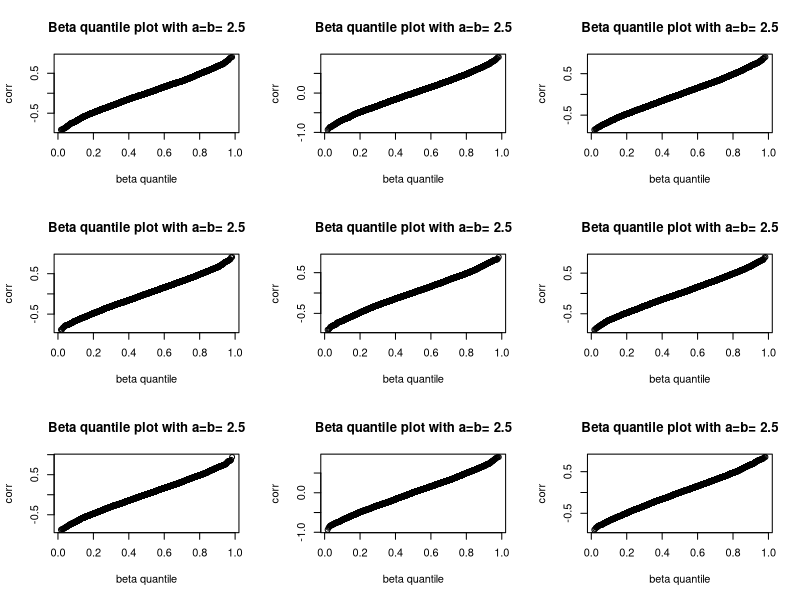

This chart was generated by the following R code: (Note: this script raises an error after producing the figure.)
# extension of onion method, using Cholesky instead of msqrt
# Lewandowski D, Kurowicka D and Joe H (2009).
# Generating random correlation matrices based on vines and extended
# Onion method. J. Multivariate Analysis, to appear.

#Ghosh, S., Henderson, S. G. (2003). Behavior of the NORTA method for 
#correlated random vector generation as the dimension increases. 
#ACM Transactions on Modeling and Computer Simulation (TOMACS)
#v 13 (3), 276-294.

# qq plot against beta(alp,alp) distribution
qqbeta=function(x,alp)
{ xs=sort(x)
  n=length(x)
  pp=(1:n)/(n+1)
  qq=qbeta(pp,alp,alp)
  plot(qq,xs,ylab="corr",xlab="beta quantile")
  title(paste("Beta quantile plot with a=b=",alp))
  0
}


# input d>=2, eta>0 (eta=1 for uniform)
# output correlation matrix rr[][], density proportional to
#   det(R)^{eta-1}
rcoronion<-function(d,eta=1)
{ 
  d<-as.integer(d)
  if(d<=0 || !is.integer(d))
  { stop("The dimension 'd' should be a positive integer!\n") }
  if(eta<=0)
  { stop("'eta' should be positive!\n") }

  #handling of d=1 and d=2
  if(d==1) 
  { rr<-matrix(1,1,1); return(rr) }
  if(d==2) 
  { rho<-2*rbeta(1,eta,eta)-1
    rr<-matrix(c(1,rho,rho,1),2,2); return(rr) 
  }
  rr<-matrix(0,d,d)
  beta<-eta+(d-2)/2
  # step 1
  r12<-2*rbeta(1,beta,beta)-1
  rr<-matrix(c(1,r12,r12,1),2,2)
  # iterative steps
  for(m in 2:(d-1))
  { beta<-beta-0.5
    y<-rbeta(1,m/2,beta)
    z<-rnorm(m,0,1)
    znorm<-sqrt(sum(z^2))
    # random on surface of unit sphere
    z<-z/znorm
    w=sqrt(y)*z
    # can spped up by programming incremental Cholesky?
    rhalf<-chol(rr)
    qq<-w%*%rhalf
    rr<-cbind(rr,t(qq))
    rr<-rbind(rr,c(qq,1))
  }
  # return rr
  rr
}

set.seed(1234)
nsim=5000
#nsim=200
d=5
eta=d/2
#eta=2.2
#eta=3.5
out5=matrix(0,nsim,d^2)
for(i in 1:nsim)
{ out5[i,]=c(rcoronion(d,eta)) }
#d=5, OK
par(mfrow=c(3,3))
qqbeta(out5[,2],eta)
qqbeta(out5[,3],eta)
qqbeta(out5[,4],eta)
qqbeta(out5[,5],eta)
qqbeta(out5[,8],eta)
qqbeta(out5[,9],eta)
qqbeta(out5[,10],eta)
qqbeta(out5[,14],eta)
qqbeta(out5[,15],eta)
lTest <- lapply(seq(1,10000,1), function(x) rcoronion(5,10))
lTest <- lapply(seq(1,10000,1), function(x) rcorcvine(5,1))
